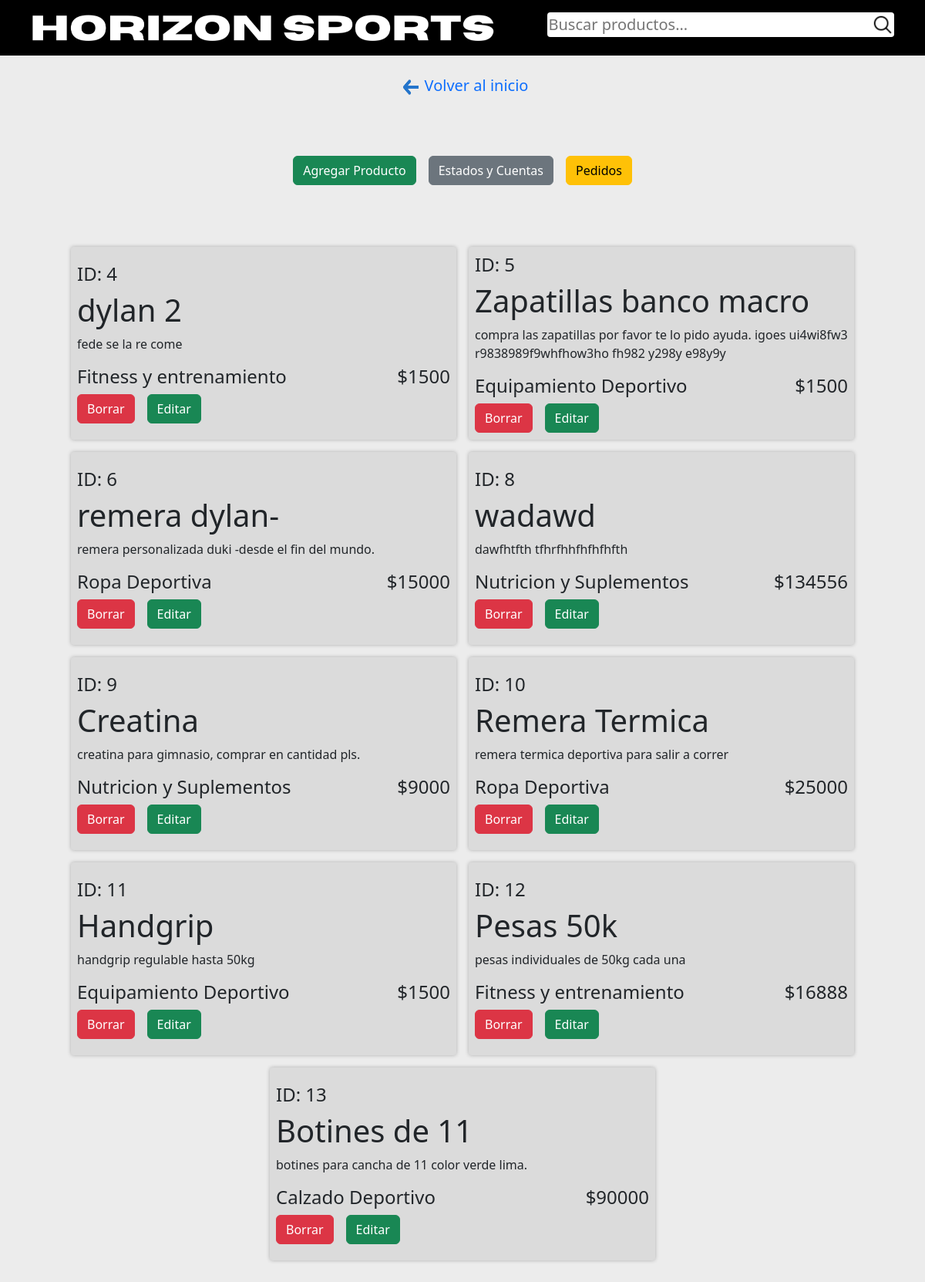
Page /pagina/admin/pagina_admin.php (signed in) on the committed database.
### tables this page shows
CREATE TABLE `productos` (
  `id_productos` int(11) NOT NULL,
  `nombre_producto` varchar(100) NOT NULL,
  `precio` int(50) NOT NULL,
  `descripcion` text NOT NULL,
  `categoria` varchar(50) NOT NULL
);

### pagina/admin/pagina_admin.php (the view, shortened to what this page needs)
<!DOCTYPE html>
<html lang="es">
<head>
    <link
      href="https://cdn.jsdelivr.net/npm/bootstrap@5.3.3/dist/css/bootstrap.min.css"
      rel="stylesheet"
    />
    <link href="https://fonts.cdnfonts.com/css/horizon" rel="stylesheet" />
    <link href="https://fonts.cdnfonts.com/css/codec-pro" rel="stylesheet" />
    <link rel="stylesheet" href="admin.css" />
</head>
<body class="w-100 h-100 d-flex justify-content-center align-items-center flex-column">
    <header
      class="d-flex justify-content-center align-items-center flex-column w-100 bg-black p-3 flex-lg-row justify-content-lg-around"
    >
      <img src="../imgs/horizonsports.png" alt="horizonsports" />
      <form
        action="#"
        method="GET"
        class="d-flex justify-content-center align-items-center flex-row mb-2 rounded-1 w-100"
      >
        <input type="search" name="buscar" placeholder="Buscar productos..." />
        <button class="rounded-5">
          <img src="../imgs/lupa.png" alt="lupa.png" class="p-0 m-0" />
        </button>
      </form>
    </header>
    <a
      href="../index.php"
      class="regresar m-3 mt-4 ps-2 gap-2 d-flex justify-content-center"
      ><img src="../imgs/flecha-reversa.png" alt="flechita" />
      <p class="p-0 m-0 mb-1">Volver al inicio</p></a
    >
    <div class="w-100 h-100 d-flex justify-content-center align-items-center flex-wrap mt-5 p-2 gap-3 div-admin">
        <a href="agregar_producto/agregar.php" class="btn btn-success">Agregar Producto</a>
        <a href="#" class="btn btn-secondary">Estados y Cuentas</a>
        <a href="#" class="btn btn-warning">Pedidos</a>
    </div>
    <div class="w-100 h-100 d-flex justify-content-center align-items-center flex-wrap p-4  mt-5 pb-5 mb-5 gap-3">
    <?php
     include("../conexion.php");
     $sql = "SELECT * FROM productos";
     $resultado = $conn->query($sql);
     if ($resultado->num_rows > 0) {
       while ($row = $resultado->fetch_assoc()) {
        $id_producto = $row['id_productos'];
        $producto = $row['nombre_producto'];
        $precio = $row['precio'];
        $descripcion = $row['descripcion'];
        $categoria = $row['categoria'];
        ?>
        <div class="d-flex justify-content-center align-items-center flex-column producto-div p-2 rounded-1">
            <div class="d-flex flex-column w-100">
                <h4>ID: <?php echo $id_producto; ?></h4>
                <h1><?php echo $producto; ?></h1>
            </div>
            <p class="w-100 text-start"><?php echo $descripcion; ?></p>
            <div class="d-flex justify-content-center align-items-center flex-row w-100">
                <h4 class="w-75"><?php echo $categoria; ?></h4>
                <h4 class="w-25 text-end"><?php echo "$" . $precio; ?></h4>
            </div>
            <div class="d-flex flex-row w-100 gap-3">
                <a href="borrar.php?id=<?php echo $id_producto; ?>" class="btn btn-danger">Borrar</a>
                <a href="editar/editar.php?id=<?php echo $id_producto; ?>" class="btn btn-success">Editar</a>
            </div>
        </div>
        <?php
       }
     } else {
      echo "No se encontraron productos.";
     }
?>
    </div>
</body>
</html>

### pagina/admin/admin.css (style rules this page uses)
body { background: rgb(236, 236, 236); font-family:'Segoe UI', Tahoma, Geneva, Verdana, sans-serif; }
header { gap: 20px; }
header img { width: 100%; max-width: 600px; }
header form { background: white; max-width: 450px; }
header form input { font-size: 20px; width: 100%; background: none; border: none; }
header form button { cursor: pointer; border: none; background: white; padding: 0; }
header form img { width: 30px; height: 30px; }
.regresar { text-decoration: none; }
.regresar p { font-size: 20px; }
.regresar img { padding: 0; margin: 0; width: 20px; }
.producto-div { width: 500px; min-height: 250px; background: rgb(219, 219, 219); box-shadow: 0px 0px 5px rgb(173, 173, 173); }

### rows in the picture
productos: id_productos "4", nombre_producto "dylan 2", descripcion "fede se la re come", categoria "Fitness y entrenamiento", precio "1500"
productos: id_productos "5", nombre_producto "Zapatillas banco macro", descripcion "compra las zapatillas por favor te lo pido ayuda. igoes ui4wi8fw3 r9838989f9whfhow3ho fh982 y298y e98y9y", categoria "Equipamiento Deportivo", precio "1500"
productos: id_productos "6", nombre_producto "remera dylan-", descripcion "remera personalizada duki -desde el fin del mundo.", categoria "Ropa Deportiva", precio "15000"
productos: id_productos "8", nombre_producto "wadawd", descripcion "dawfhtfth tfhrfhhfhfhfhfth", categoria "Nutricion y Suplementos", precio "134556"
productos: id_productos "9", nombre_producto "Creatina", descripcion "creatina para gimnasio, comprar en cantidad pls.", categoria "Nutricion y Suplementos", precio "9000"
productos: id_productos "10", nombre_producto "Remera Termica", descripcion "remera termica deportiva para salir a correr", categoria "Ropa Deportiva", precio "25000"
productos: id_productos "11", nombre_producto "Handgrip", descripcion "handgrip regulable hasta 50kg", categoria "Equipamiento Deportivo", precio "1500"
productos: id_productos "12", nombre_producto "Pesas 50k", descripcion "pesas individuales de 50kg cada una", categoria "Fitness y entrenamiento", precio "16888"
productos: id_productos "13", nombre_producto "Botines de 11", descripcion "botines para cancha de 11 color verde lima.", categoria "Calzado Deportivo", precio "90000"
